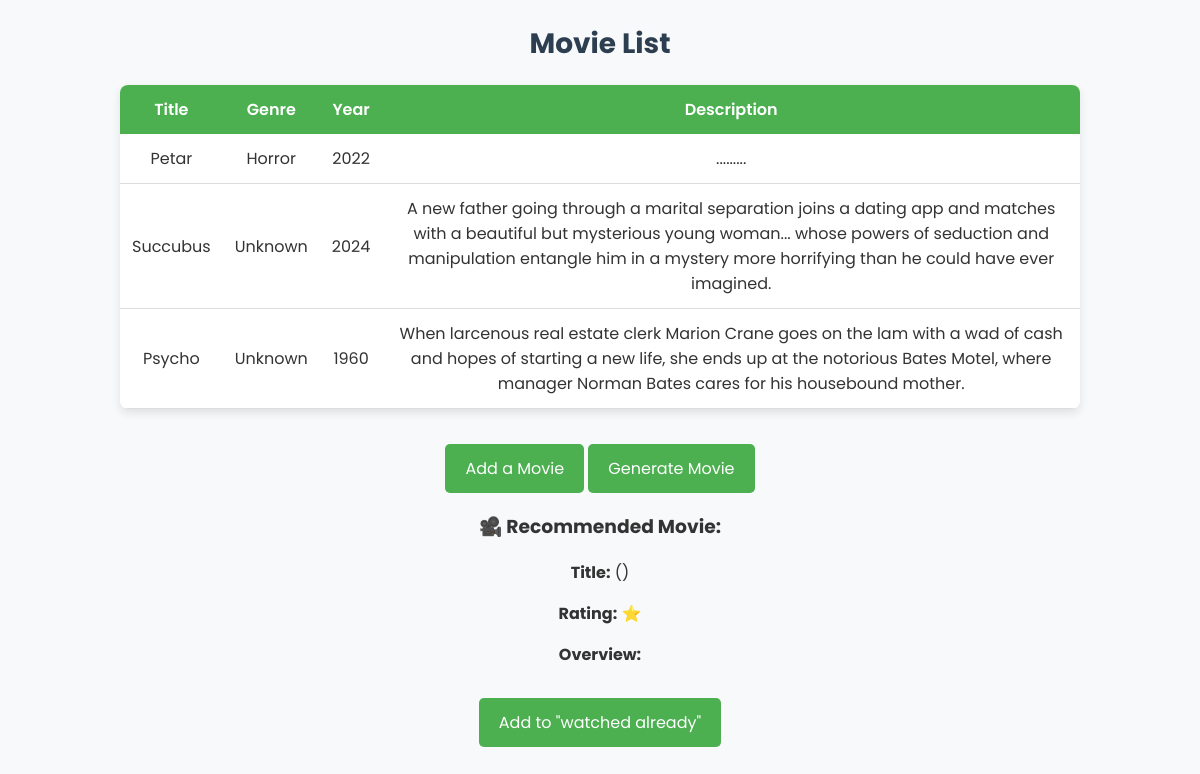
The app's page /, older data.
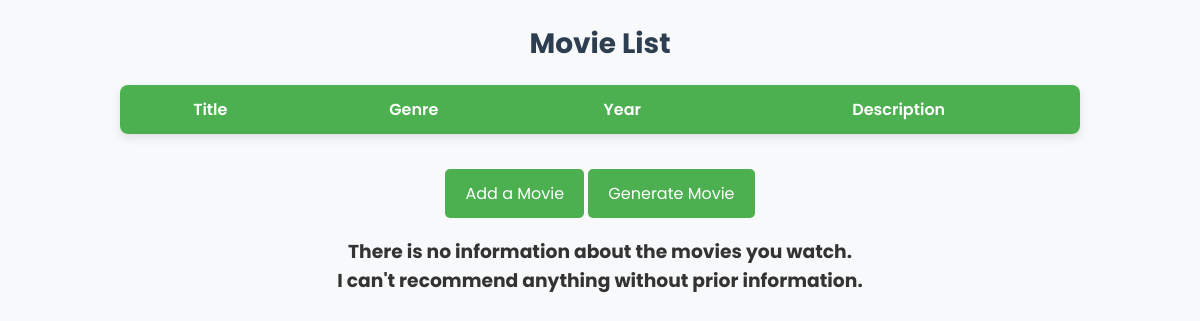
The same page, newer data.
### movies_app/models.py (models this page shows, shortened)
class Movie(models.Model):
    GENRE_CHOICES = [
        ("Action", "Action"),
        ("Adventure", "Adventure"),
        ("Animation", "Animation"),
        ("Comedy", "Comedy"),
        ("Crime", "Crime"),
        ("Documentary", "Documentary"),
        ("Drama", "Drama"),
        ("Family", "Family"),
        ("Fantasy", "Fantasy"),
        ("History", "History"),
        ("Horror", "Horror"),
        ("Music", "Music"),
        ("Mystery", "Mystery"),
        ("Romance", "Romance"),
        ("Science Fiction", "Science Fiction"),
        ("TV Movie", "TV Movie"),
        ("Thriller", "Thriller"),
        ("War", "War"),
        ("Western", "Western"),
    ]
    title = models.CharField(max_length=255)
    genre = models.CharField(max_length=100, choices = GENRE_CHOICES) #TODO make a dropdown menu with the genres supported
    year = models.IntegerField()
    description = models.TextField()

### movies_app/views.py (the view)
# urls.py: path("", movie_list, name="movie_list"),
def movie_list(request):
    movies = Movie.objects.all()
    recommended_movie = request.session.get("recommended_movie", None)
    return render(request, "movies.html", {"movies": movies, "recommended_movie": recommended_movie})

### templates/movies.html (shortened to what this page needs)
<!DOCTYPE html>
<html lang="en">
<head>
    {% load static %}
    <link rel="stylesheet" type="text/css" href="{% static 'css/styles.css' %}">
</head>
<body>
    <h2>Movie List</h2>
    <table>
        <thead>
            <tr>
                <th>Title</th>
                <th>Genre</th>
                <th>Year</th>
                <th>Description</th>
            </tr>
        </thead>
        <tbody>
            {% for movie in movies %}
                <tr>
                    <td>{{ movie.title }}</td>
                    <td>{{ movie.genre }}</td>
                    <td>{{ movie.year }}</td>
                    <td>{{ movie.description }}</td>
                </tr>
            {% endfor %}
        </tbody>
    </table>
    <a href="{% url 'add_movie' %}" class="button-link">Add a Movie</a>
    <a href="{% url 'generate_movie' %}" class="button-link">Generate Movie</a>
    {% if movies %}
    <div class="recommended-movie">
        <h3>🎥 Recommended Movie:</h3>
        <p><strong>Title:</strong> <a href="{{ recommended_movie.tmdb_url }}" target="_blank">{{ recommended_movie.title }}</a> ({{ recommended_movie.year }})</p>
        <p><strong>Rating:</strong> ⭐ {{ recommended_movie.rating }}</p>
        <p><strong>Overview:</strong> {{ recommended_movie.overview }}</p>
        <a href="{% url 'add_movie_to_list' %}" class="button-link">Add to "watched already"</a>
    </div>
    {% else %}
        <h3>There is no information about the movies you watch. <br> I can't recommend anything without prior information.</h3>
    {% endif %}
</body>
</html>

### movies_app/static/css/styles.css (style rules this page uses)
body { font-family: 'Poppins', sans-serif; background-color: #f8f9fa; text-align: center; margin: 0; padding: 0; color: #333; }
h2 { color: #2c3e50; font-size: 28px; margin-bottom: 20px; }
table { width: 80%; margin: 20px auto; border-collapse: collapse; background: white; box-shadow: 0 4px 10px rgba(0, 0, 0, 0.1); border-radius: 8px; overflow: hidden; }
th, td { padding: 12px; text-align: center; }
th { background-color: #4CAF50; color: white; font-weight: 600; }
button, .button-link { background-color: #4CAF50; color: white; border: none; padding: 12px 20px; font-size: 16px; border-radius: 5px; cursor: pointer; text-decoration: none; display: inline-block; margin-top: 15px; transition: all 0.3s ease-in-out; }

Row changes from the older to the newer data that the page shows:
removed Movie: title "Petar", genre "Horror", year "2022", description "........."
removed Movie: title "Succubus", genre "Unknown", year "2024", description "A new father going through a marital separation joins a dating app and matches with a beautiful but mysterious young woman... whose powers of seduction and manipulation entangle him in a mystery more horrifying than he could have ever imagined."
removed Movie: title "Psycho", genre "Unknown", year "1960", description "When larcenous real estate clerk Marion Crane goes on the lam with a wad of cash and hopes of starting a new life, she ends up at the notorious Bates Motel, where manager Norman Bates cares for his housebound mother."
Text that changed along with them:
text no longer shown: "🎥 Recommended Movie: Title: ( ) Rating: ⭐ Overview: Add to \"watched already\""
text now shown: "There is no information about the movies you watch. I can't recommend anything without prior information."
